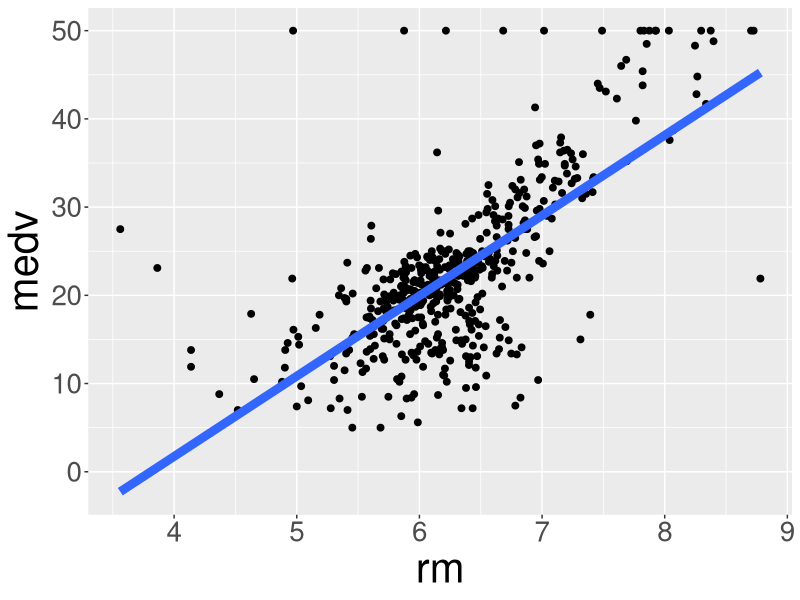
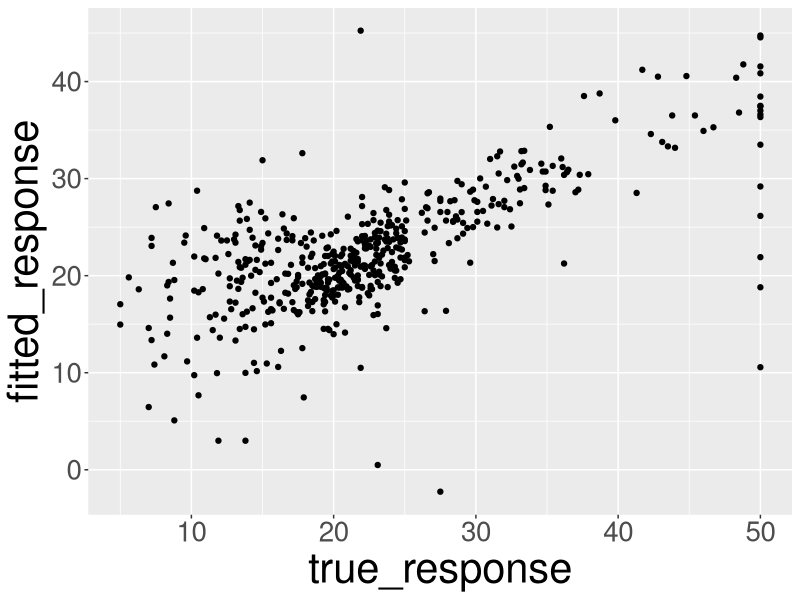
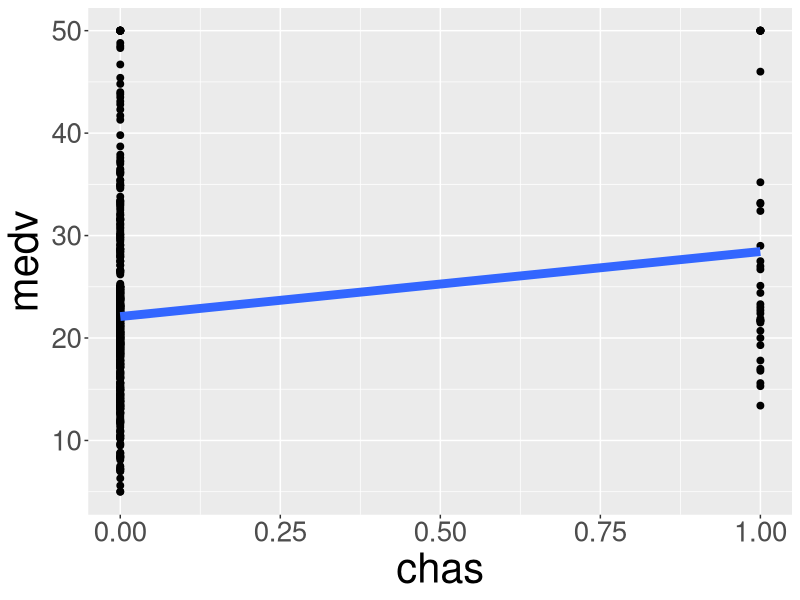
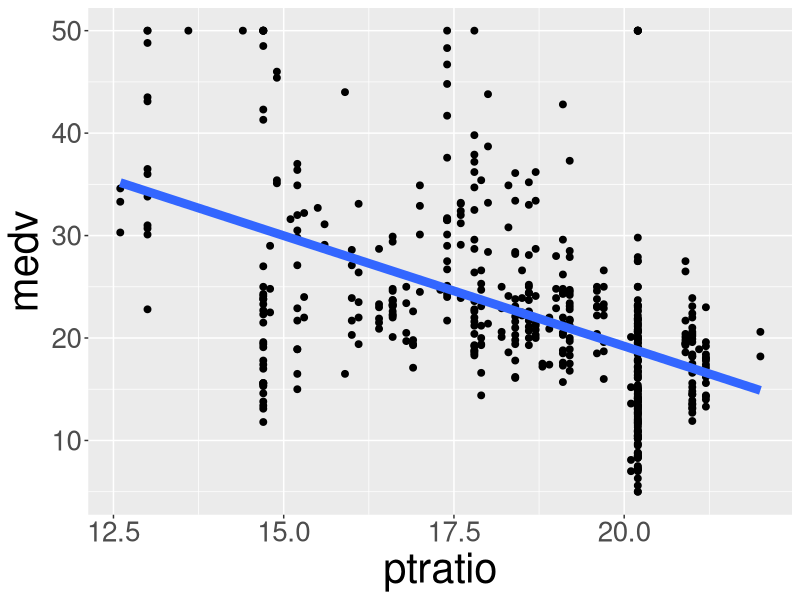
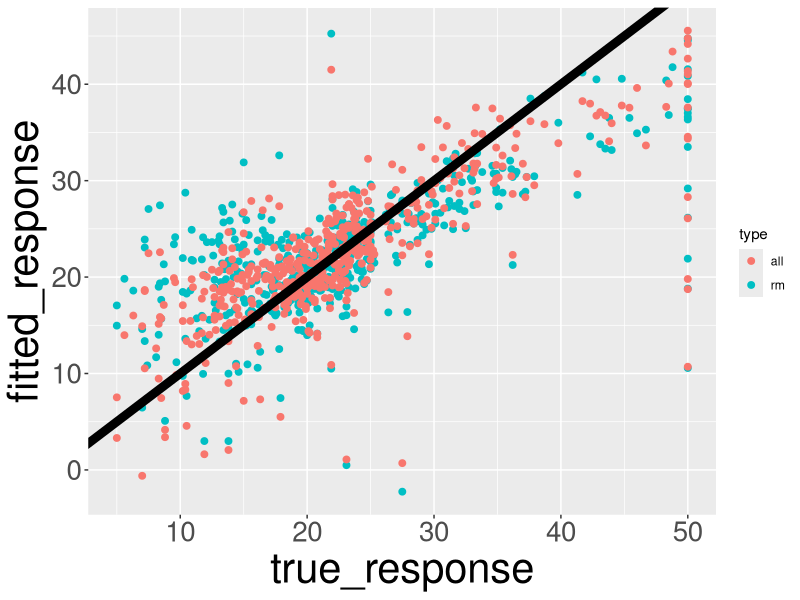
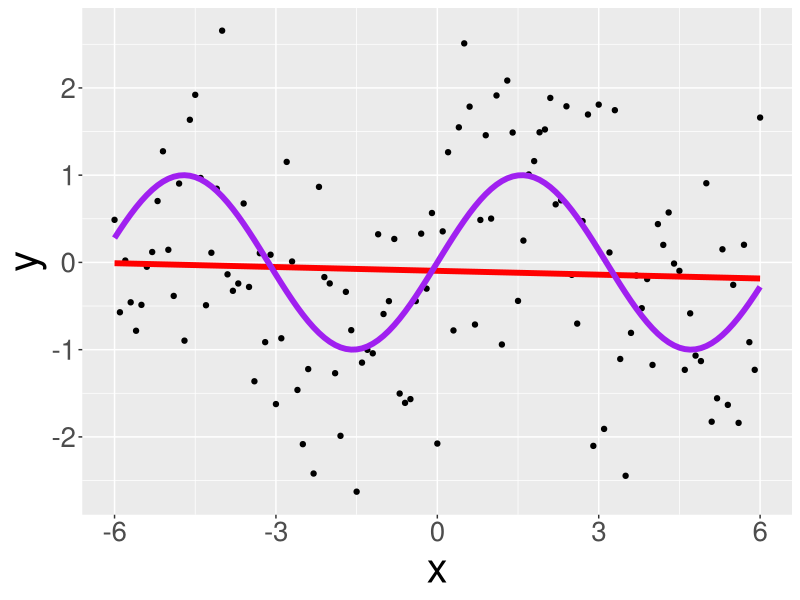
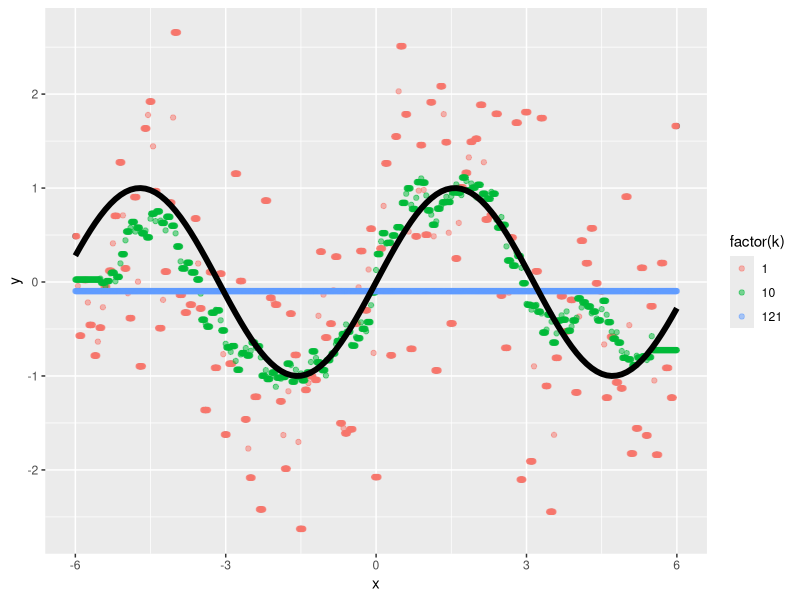
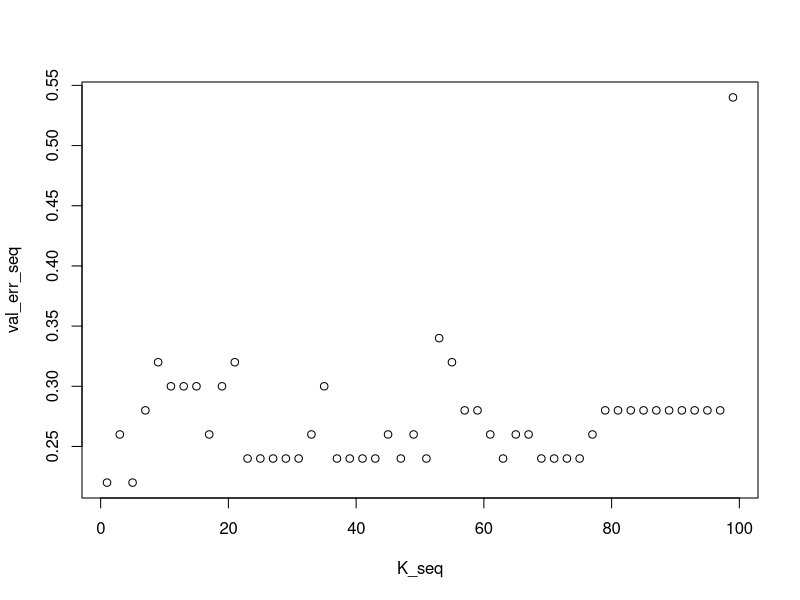

The R script that drew these images, in order:
## ---- chunk 1
knitr::opts_chunk$set(echo = TRUE, message = FALSE,
                      warnings = FALSE, fig.align = 'center',  eval = TRUE)
## ---- chunk 2
library(MASS)   
library(tidyverse)   #INSTALL IF NEEDED
library(caret)       #INSTALL IF NEEDED
## ---- chunk 3
data("Boston")
boston <- Boston %>% select(crim, rm, zn, chas, ptratio, medv)
head(boston)
summary(boston)
## ---- chunk 4
fit_rm <- lm(medv ~ rm, data = boston)
fit_rm
## ---- chunk 5
df_rm <- data.frame(true_response = boston$medv,
                    fitted_response = fit_rm$fitted.values,
                    residual = fit_rm$residuals)
head(df_rm)
summary(fit_rm)$r.squared
## ---- chunk 6
# theme function: customize the non-data components of your plots: i.e. titles, labels, fonts, background, gridlines, and legends.
mytheme <- theme(axis.title = element_text(size = 30),
        axis.text = element_text(size = 20))
ggplot(data = boston, mapping = aes(x = rm, y = medv)) + 
  geom_point(size = 2) + 
  geom_smooth(method = "lm", se = FALSE, size = 3) +
  mytheme
ggplot(data = df_rm) +
  geom_point(mapping = aes(x = true_response,
                           y = fitted_response)) +
  mytheme
## ---- chunk 7
fit_chas <- lm(medv ~ chas, data = boston)
fit_chas
summary(fit_chas)$r.squared
## ---- chunk 8
ggplot(data = boston, mapping = aes(x = chas, y = medv)) + 
  geom_point(size = 2) + 
  geom_smooth(method = "lm", se = FALSE, size = 3) +
  mytheme
## ---- chunk 9
fit_ptratio <- lm(medv ~ ptratio, data = boston)
fit_ptratio
summary(fit_ptratio)$r.squared
## ---- chunk 10
ggplot(data = boston, mapping = aes(x = ptratio, y = medv)) + 
  geom_point(size = 2) + 
  geom_smooth(method = "lm", se = FALSE, size = 3) +
  mytheme
## ---- chunk 11
fit_rm_ptratio <- lm(medv ~ rm + ptratio, data = boston)
fit_rm_ptratio
summary(fit_rm_ptratio)$r.squared
## ---- chunk 12
fit_all <- lm(medv ~., data = boston)
summary(fit_all)
## ---- chunk 13
df_all <- data.frame(true_response = boston$medv,
                     fitted_response = fit_all$fitted.values,
                     residual = fit_all$residuals)
df_all <- rbind(cbind(df_rm, type = "rm"),
                cbind(df_all, type = "all"))
## ---- chunk 14
ggplot(df_all) + 
  geom_point(mapping = aes(x = true_response,
                           y = fitted_response,
                           color = type),
             size = 2) +
  geom_abline(slope = 1, intercept = 0, size = 3) + 
  mytheme
## ---- chunk 15
summary(fit_rm_ptratio)
## ---- chunk 16
anova(fit_rm_ptratio)
## ---- chunk 17
fit_null <- lm(medv ~ 1, data = boston)
anova(fit_null, fit_rm_ptratio)
## ---- chunk 18
confint(fit_rm_ptratio, level = 0.95) # 95% CI for the coefficients 
## ---- chunk 19
df_test <- data.frame(rm = c(1:5), ptratio = c(2:6))
predict(fit_rm_ptratio, newdata = df_test,
        level = 0.95, interval = "confidence")
## ---- chunk 20
predict(fit_rm_ptratio, newdata = df_test,
        level = 0.95, interval = "prediction")
## ---- chunk 21
boston$rm_cate <- cut_number(boston$rm, 3)
levels(boston$rm_cate) <- c("Small", "Medium", "Big")
head(boston %>% select(medv, rm, rm_cate))
## ---- chunk 22
fit_rm_cate <- lm(medv ~ rm_cate, data = boston)
summary(fit_rm_cate)
## ---- chunk 23
x <- seq(from = -6, to = 6, by = 0.1)
n <- length(x)
y_true <- sin(x)    #true function
y <- y_true + rnorm(length(x))
train_dat <- data.frame(x = x, y = y, y_true = y_true)
ggplot(train_dat, mapping = aes(x = x, y = y)) +
  geom_point() +
  geom_smooth(method = "lm", color = "red", se = FALSE,
              size = 2) +
  geom_line(mapping = aes(x = x, y = y_true), 
            color = "purple",
            size = 2) + mytheme
head(train_dat)
## ---- chunk 24
x_test <- seq(from = -6, to = 6, by = 0.01)  #test data
y_true_test <- sin(x_test)
y_test <- y_true_test + rnorm(length(x_test))
k_seq <- c(1, 10, n)
pred_dat <- NULL
test_error_seq <- train_error_seq <- rep(0, 3)
for(k in seq_along(k_seq)){
  # knnreg: $k$-nearest neighbour regression that can return the average value for the neighbours.
  fit <- knnreg(data.frame(x), y, k = k_seq[k])
  y_test_hat <- predict(fit, data.frame(x_test))
  test_error_seq[k] <- sum((y_test - y_test_hat)^2)
  y_train_hat <- predict(fit, data.frame(x))
  train_error_seq[k] <- sum((y - y_train_hat)^2)
  pred_dat <- rbind(pred_dat,
                    data.frame(x = x_test,
                               y = y_test_hat,
                               y_true = y_test,
                               k = k_seq[k]))
}
data.frame(k = k_seq, train_error = train_error_seq, test_error = test_error_seq)
# note: multiple datasets in one plot
ggplot(pred_dat) + 
  geom_point(mapping = aes(x = x,
                           y = y),
             data = train_dat,
             alpha = 0.5,
             color = "black") + 
  geom_point(mapping = aes(x = x, 
                           y = y,
                           color = factor(k)),
             alpha = 0.5) +
  geom_line(mapping = aes(x = x,
                          y = y_true),
            data = train_dat,
            size = 2) 
## ---- chunk 25
n <- 300
set.seed(0)
x1 <- rnorm(n/2, 0)
x2 <- rnorm(n/2, 1)
y1 <- rep(0,n/2)
y2 <- rep(1,n/2)
dat <- data.frame(x = c(x1, x2), y = c(y1, y2))
 
## ---- chunk 26
##Splitting the dataset into training and testing 
rand_ind = sample(1:n)
tr_ind = rand_ind[1:(n/2)]
te_ind = rand_ind[(n/2+1):n]
## ---- chunk 27
library(class)
##Fitting KNN with K=3
knn.train.pred = knn(dat[tr_ind, 1, drop = FALSE],
                      dat[tr_ind, 1, drop = FALSE], 
                      dat$y[tr_ind], k=3)
 
knn.train.pred = knn(data.frame(dat[tr_ind,]$x),
                      data.frame(dat[tr_ind,]$x), 
                      dat$y[tr_ind], k=3)
mean(knn.train.pred != dat$y[tr_ind]) ##Training Error
knn.test.pred = knn(data.frame(dat[tr_ind,]$x),
                      data.frame(dat[te_ind,]$x), 
                      dat$y[tr_ind], k=3)
mean(knn.test.pred != dat$y[te_ind]) ##Test Error
## ---- chunk 28
##Fitting KNN with K=10
knn.train.pred = knn(data.frame(dat[tr_ind,]$x),
                      data.frame(dat[tr_ind,]$x), 
                      dat$y[tr_ind], k=10)
mean(knn.train.pred != dat$y[tr_ind]) ##Training Error
knn.test.pred = knn(data.frame(dat[tr_ind,]$x),
                      data.frame(dat[te_ind,]$x), 
                      dat$y[tr_ind], k=10, prob = TRUE)
mean(knn.test.pred != dat$y[te_ind]) ##Test Error

## ---- chunk 29
###Find which K is the best for KNN
#Step 1: split tr_ind into training and validation
train_ind <- tr_ind[1:100]
val_ind <- tr_ind[101:150]
 
#Step 2: Go over each choice of K and find the optimal one
K_seq <- seq(from = 1, to = 99, by = 2)
len <- length(K_seq)
val_err_seq <- rep(0,len)
for(j in 1:len){
  K <- K_seq[j]
  knn.test.pred = knn(data.frame(dat[train_ind,]$x),
                      data.frame(dat[val_ind,]$x), 
                      dat$y[train_ind], k = K)
  val_err_seq[j] <- mean(knn.test.pred != dat$y[val_ind]) 
  ##Validation Error
}
par(mfrow=c(1,1))
plot(K_seq, val_err_seq)
opt_ind <- max(which(val_err_seq == min(val_err_seq)))
opt_K <- K_seq[opt_ind]
 
 
#Step 3: Use the optimal K to redo the prediction 
knn.test.pred = knn(data.frame(dat[tr_ind,]$x),
                    data.frame(dat[te_ind,]$x), 
                    dat$y[tr_ind], k = opt_K)
mean(knn.test.pred != dat$y[te_ind]) ##Test Error
